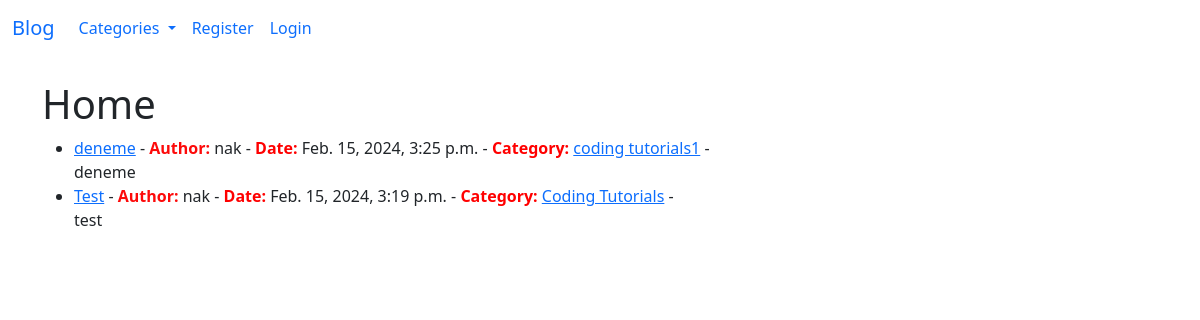
Before: / with the older database file.
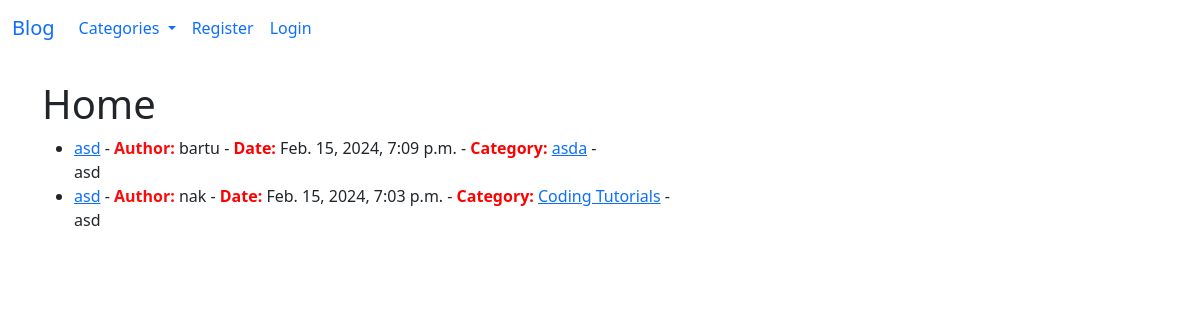
After: the same page with the newer database file.
### blog/models.py (models this page shows, shortened)
class Post(models.Model):
    title = models.CharField(max_length=255,default=None)
    author = models.ForeignKey(User, on_delete=models.CASCADE, default=None)
    title_tag = models.CharField(max_length=255, default=None)
    body = models.TextField(default = None)
    post_date = models.DateTimeField(auto_now_add=True)
    category =models.ForeignKey(Category, on_delete=models.CASCADE, default=None)
    image = models.ImageField(upload_to='images/')

class Category(models.Model):
    name = models.CharField(max_length=255)
    def __str__(self):
        return self.name

### blog/views.py (the view)
# urls.py: path('',HomeView.as_view(), name="home"),
class HomeView(ListView):
    model = Post
    template_name = 'home.html'
    ordering = ["-post_date"]
    def get_context_data(self, **kwargs):
        cat_menu =  Category.objects.all()
        context = super(HomeView, self).get_context_data(**kwargs)
        context["cat_menu"] = cat_menu
        return context

### blog/templates/home.html (shortened to what this page needs)
{% extends 'base.html' %}
{% block content %}
    <h1>Home</h1>
    <ul>
        {% for post in object_list %}
            <li>
                <a href="{% url 'article_detail' post.pk %}">{{ post.title }}</a> -
                <span style="font-weight: bold; color: rgb(253, 10, 10);">Author:</span> {{ post.author }} -
                <span style="font-weight: bold; color: rgb(254, 0, 0);">Date:</span> {{ post.post_date }} -
                <span style="font-weight: bold; color: red;">Category:</span>
                <a href="{% url 'category' post.category %}">{{ post.category }}</a> -
            </li>
                {{ post.body|safe }}
        {% endfor %}
    </ul>
{% endblock %}

### blog/templates/base.html (shortened to what this page needs)
<!doctype html>
<html lang="en">
  <head>
   <link href="https://cdn.jsdelivr.net/npm/bootstrap@5.0.0/dist/css/bootstrap.min.css" rel="stylesheet" >
  </head>
  <body>
    <nav class="navbar navbar-expand-lg bg-body-tertiary">
        <div class="container-fluid">
          <a class="navbar-brand" href="{% url 'home'%}">Blog</a>
          <div class="collapse navbar-collapse" id="navbarSupportedContent">
            <ul class="navbar-nav me-auto mb-2 mb-lg-0">
                {%if cat_menu %}
                <li class="nav-item dropdown">
                  <a class="nav-link dropdown-toggle" href="#" id="navbarDropdown" role="button" data-bs-toggle="dropdown" aria-expanded="false">
                      Categories
                  </a>
                </li>
              {% endif %}
                {%if user.is_authenticated%}
                <li class="nav-item">
                    <a class="nav-link active" aria-current="page" href="{% url 'add_post'%}">Create post</a>
                  </li>
                    <li class="nav-item">
                      <a class="nav-link active" aria-current="page" href="{% url 'add_category'%}">Add Category</a>
                    </li>
                    <form method="post" action="{% url 'logout' %}">
                      {% csrf_token %}
                      <button type="submit" class="btn btn-danger btn-sm">Logout</button>
                  </form>
                  {%else %}
                  <li>
                    <a class="nav-link active" aria-current="page" href="{% url 'register'%}">Register</a>
                  </li>
                  <li>
                    <a class="nav-link active" aria-current="page" href="{% url 'login'%}">Login</a>
                    </li>
                   {%endif%}
            </ul>
          </div>
        </div>
      </nav>
    <br/>
    <div class="container">
    {% block content %}
    {%endblock%}
     </div>
  </body>
</html>

Changed rows visible on the page:
removed Post: title "deneme", author "nak", post_date "Feb. 15, 2024, 3:25 p.m.", category "coding tutorials1", body "deneme"
removed Post: title "Test", author "nak", post_date "Feb. 15, 2024, 3:19 p.m.", category "Coding Tutorials", body "test"
added Post: title "asd", author "bartu", post_date "Feb. 15, 2024, 7:09 p.m.", category "asda", body "asd"
added Post: title "asd", author "nak", post_date "Feb. 15, 2024, 7:03 p.m.", category "Coding Tutorials", body "asd"
